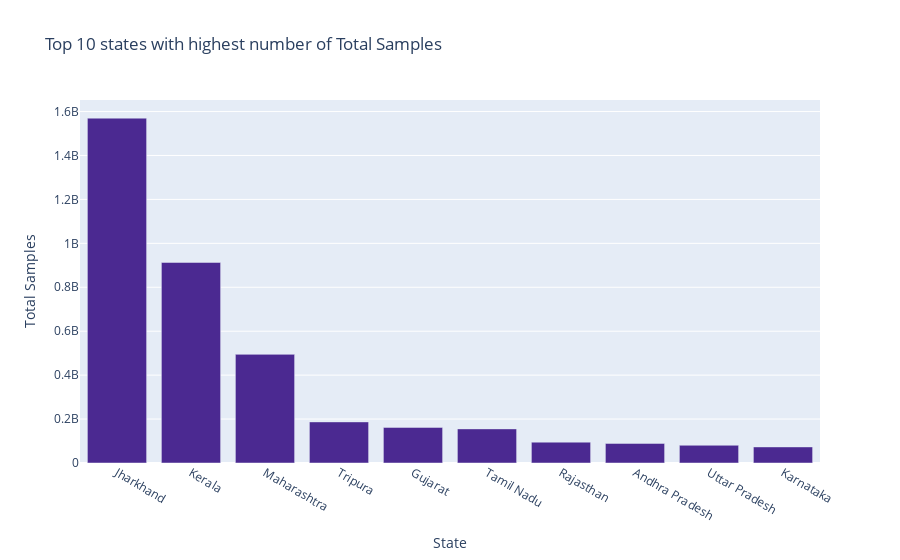

Here is the notebook cell this chart was saved with:
### Markdown cell above
## we are going to visualze the vaccination data with Bar Chart

### Code cell
px.bar(x=covid_testing_state.nlargest(10,"TotalSamples")["State"],
       y = covid_testing_state.nlargest(10,"TotalSamples")["TotalSamples"],
       labels={'y':'Total Samples','x':'State'},
       color_discrete_sequence=px.colors.sequential.Agsunset,
       title="Top 10 states with highest number of Total Samples")

### Figure 1 — Plotly figure (JSON) as saved in the notebook; plotly's stock layout.template omitted (floating-point values rounded to 4 significant figures)
{"data": [{"alignmentgroup": "True", "hovertemplate": "State=%{x}<br>Total Samples=%{y}<extra></extra>", "legendgroup": "", "marker": {"color": "rgb(75, 41, 145)", "pattern": {"shape": ""}}, "name": "", "offsetgroup": "", "orientation": "v", "showlegend": false, "textposition": "auto", "type": "bar", "x": ["Jharkhand", "Kerala", "Maharashtra", "Tripura", "Gujarat", "Tamil Nadu", "Rajasthan", "Andhra Pradesh", "Uttar Pradesh", "Karnataka"], "xaxis": "x", "y": [1569966761, 913075248, 494528083, 187096061, 162150197, 155339311, 94984550, 89145478, 80650304, 73204862], "yaxis": "y"}], "layout": {"barmode": "relative", "legend": {"tracegroupgap": 0}, "title": {"text": "Top 10 states with highest number of Total Samples"}, "xaxis": {"anchor": "y", "domain": [0, 1], "title": {"text": "State"}}, "yaxis": {"anchor": "x", "domain": [0, 1], "title": {"text": "Total Samples"}}}}
